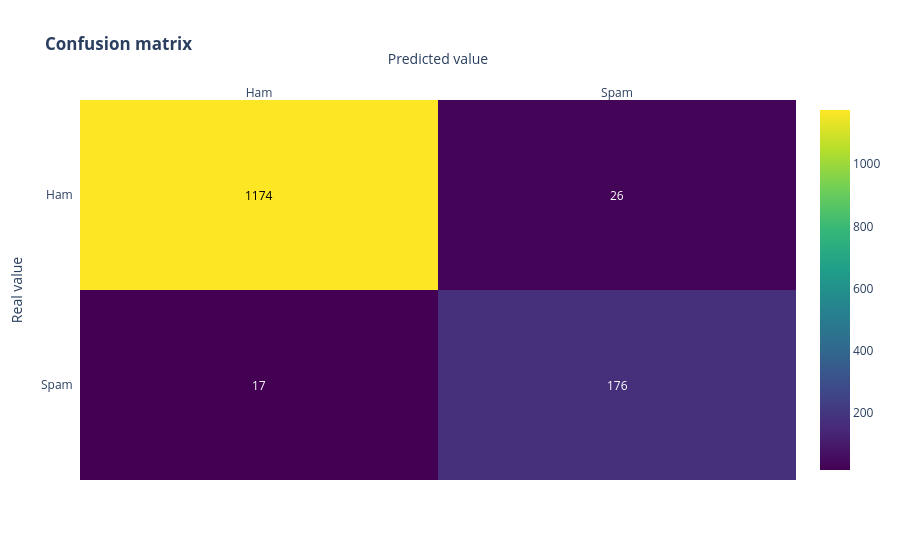

The notebook cell saved with this chart:
### Code cell
y_preds = (model.predict(X_test) > 0.5).astype("int32")
conf_matrix(metrics.confusion_matrix(y_test, y_preds))

### Figure 1 — Plotly figure (JSON) as saved in the notebook; plotly's stock layout.template omitted (floating-point values rounded to 4 significant figures)
{"data": [{"colorscale": [[0, "#440154"], [0.1111, "#482878"], [0.2222, "#3e4989"], [0.3333, "#31688e"], [0.4444, "#26828e"], [0.5556, "#1f9e89"], [0.6667, "#35b779"], [0.7778, "#6ece58"], [0.8889, "#b5de2b"], [1, "#fde725"]], "reversescale": false, "showscale": true, "type": "heatmap", "x": ["Ham", "Spam"], "y": ["Spam", "Ham"], "z": [[17, 176], [1174, 26]]}], "layout": {"annotations": [{"font": {"color": "#FFFFFF"}, "showarrow": false, "text": "17", "x": "Ham", "xref": "x", "y": "Spam", "yref": "y"}, {"font": {"color": "#FFFFFF"}, "showarrow": false, "text": "176", "x": "Spam", "xref": "x", "y": "Spam", "yref": "y"}, {"font": {"color": "#000000"}, "showarrow": false, "text": "1174", "x": "Ham", "xref": "x", "y": "Ham", "yref": "y"}, {"font": {"color": "#FFFFFF"}, "showarrow": false, "text": "26", "x": "Spam", "xref": "x", "y": "Ham", "yref": "y"}], "title": {"text": "<b>Confusion matrix</b>"}, "xaxis": {"dtick": 1, "gridcolor": "rgb(0, 0, 0)", "side": "top", "ticks": "", "title": {"text": "Predicted value"}}, "yaxis": {"dtick": 1, "ticks": "", "ticksuffix": "  ", "title": {"text": "Real value"}}}}
